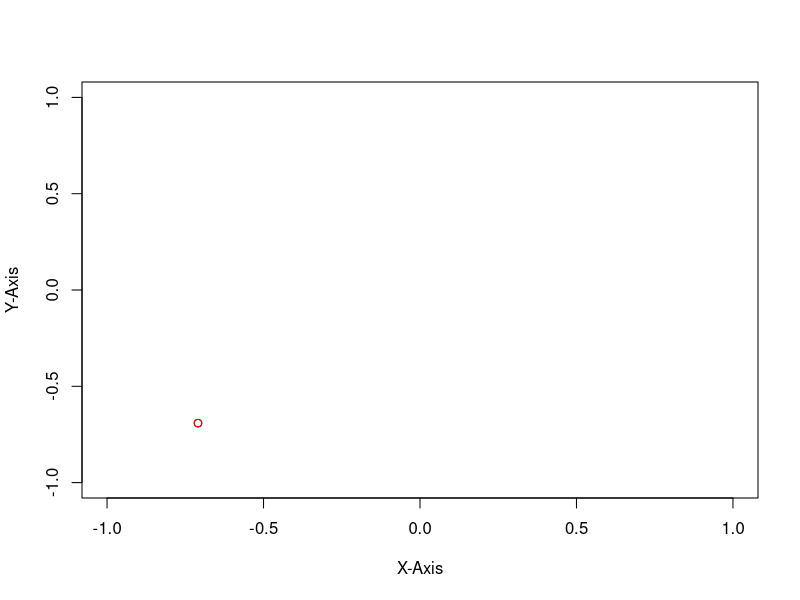
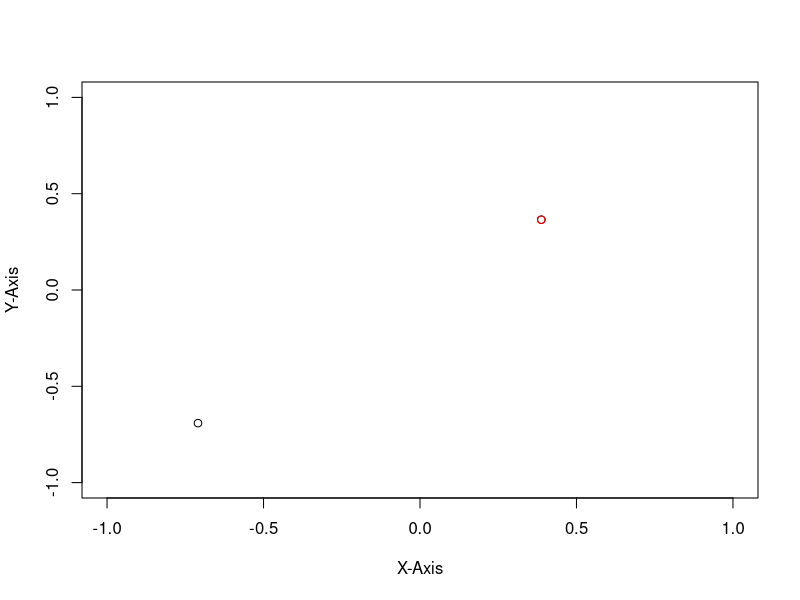
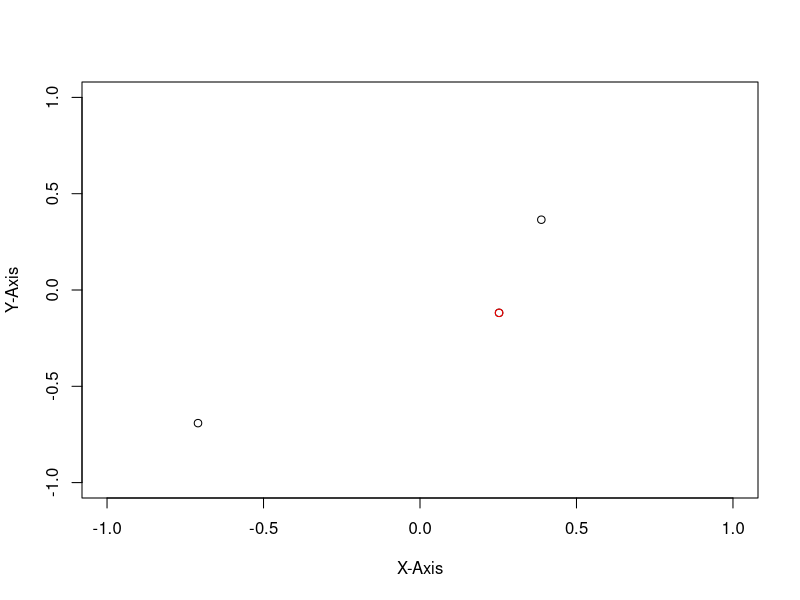
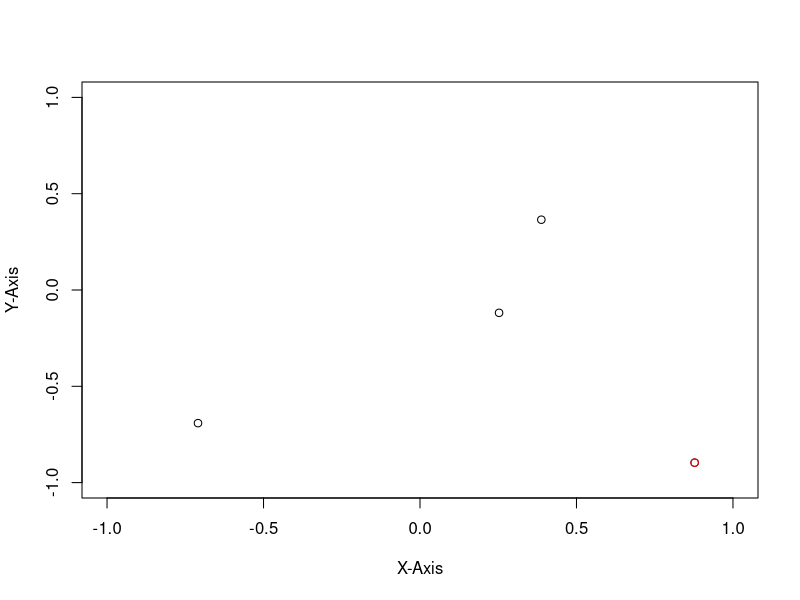
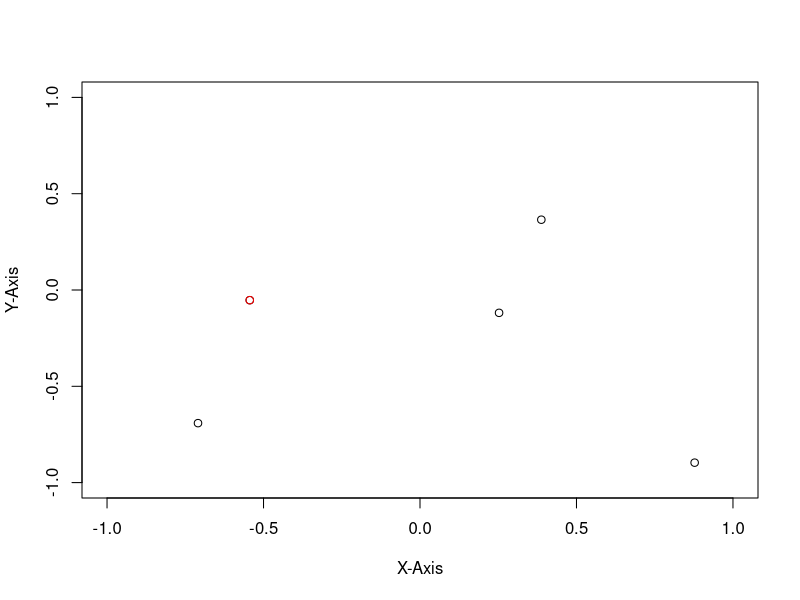
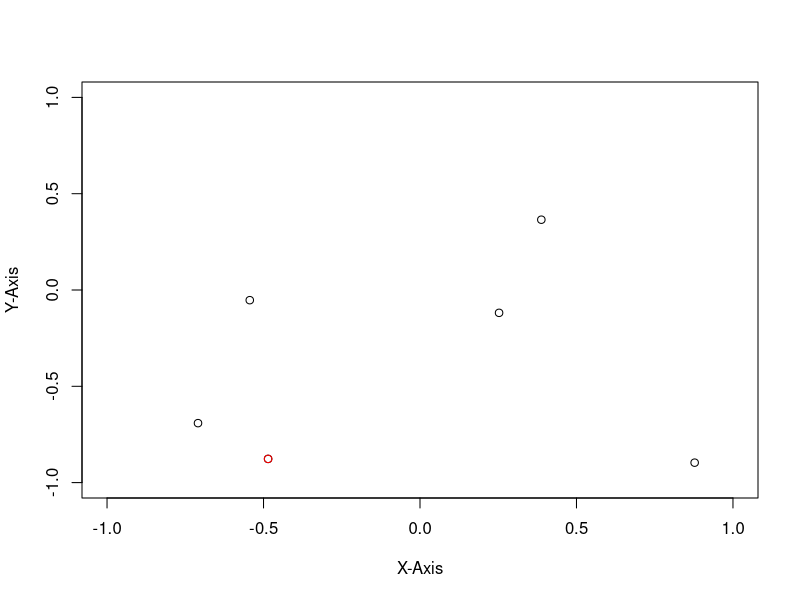
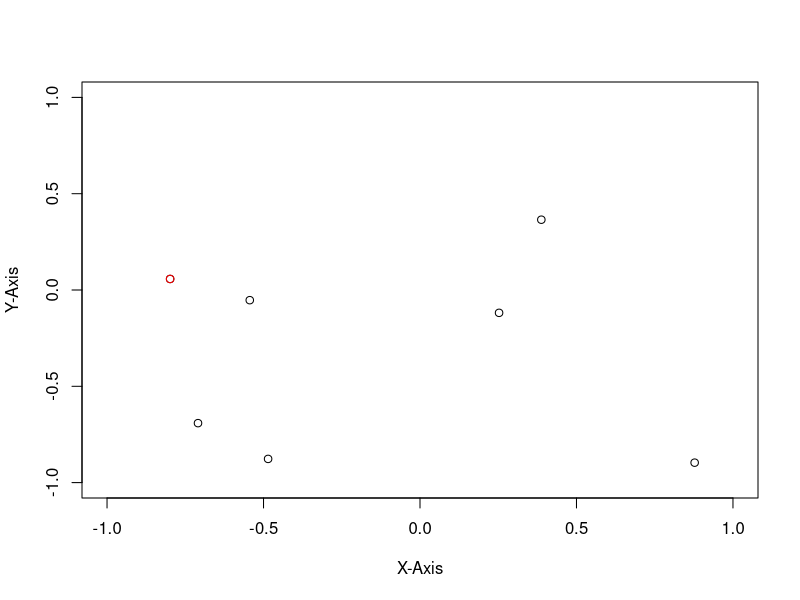
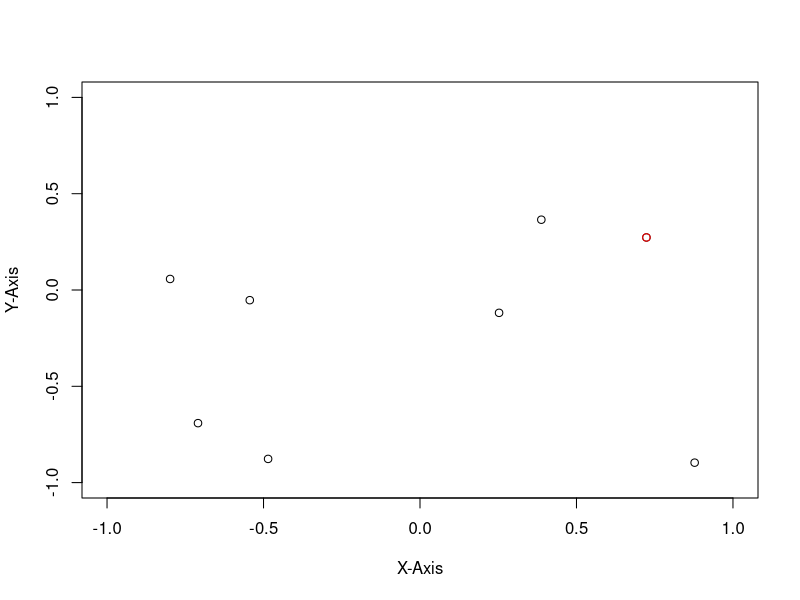

These charts were generated, in order, by the following R code:
# Initialize the number of darts to throw and the count of darts landing in the circle
num_darts <- 1000000
num_darts_in_circle <- 0

# Generate random x and y coordinates for the darts
x <- runif(n = num_darts, min = -1, max = 1)
y <- runif(n = num_darts, min = -1, max = 1)

# Calculate the sum of squares for each coordinate pair
sum_squares <- x^2 + y^2

# Identify which darts landed within the unit circle
indexes_darts_in_circle <- which(sum_squares <= 1)

# Count the number of darts that landed inside the unit circle
num_darts_in_circle <- length(indexes_darts_in_circle)

# Estimate the value of Pi and print it
print(4 * num_darts_in_circle / num_darts)

# Loop to plot the points (Note: Changed from num_darts to 10 for demonstration purposes)
for (i in 1:10){  
  # Plot all the points up to the ith point, set axis limits to -1 and 1
  plot(x[1:i],y[1:i], xlim = c(-1, 1), ylim = c(-1, 1), xlab = "X-Axis", ylab = "Y-Axis")
  
  # Highlight the ith point in red
  points(x[i], y[i], col = "red")
  
  # Pause for a short time (0.1 seconds) to make the animation
  Sys.sleep(0.1)
}